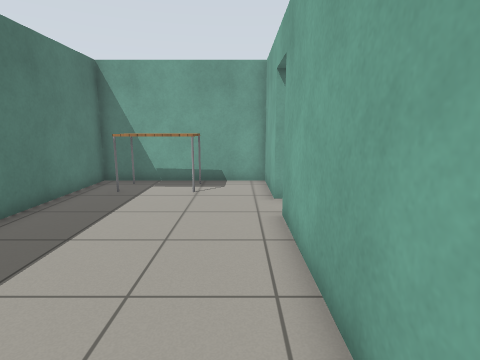
view 1 (above)

14 first-person views from a walk through a robot-simulator world made for Gazebo. The camera is 1.1 m above the floor, tilts 10° down and sees 80° across. The floor is counted in squares, 0.5 m on a side. Each view is taken from the middle of a square. On the plan, view 1 faces up. The plan holds only what a view shows up to about 17 squares ahead; the rest is blank. Simple patterns stand in for the simulator's built-in surfaces.

view 2
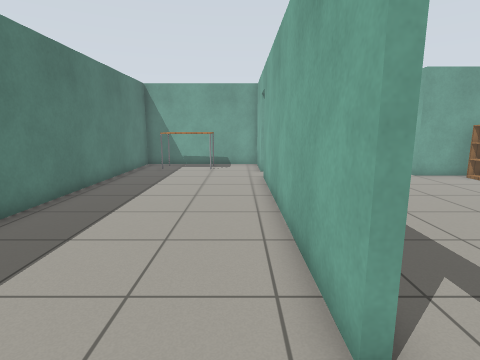

view 3
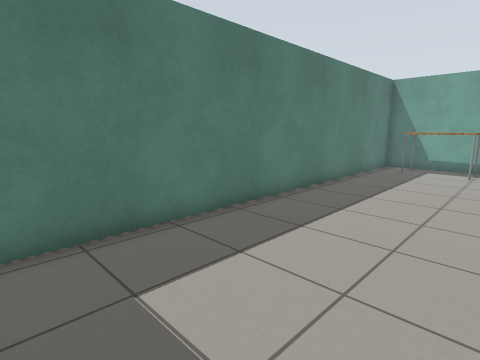

view 4
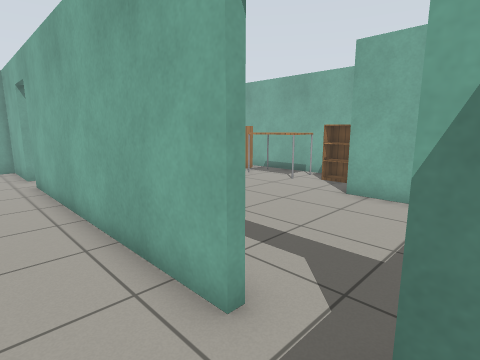

view 5
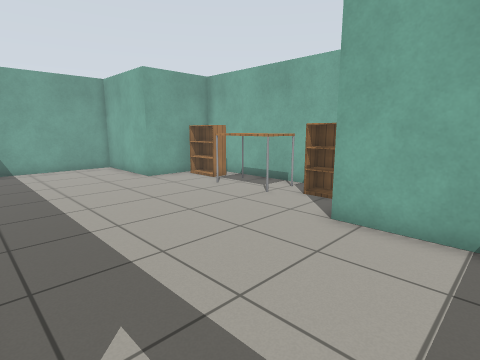

view 6
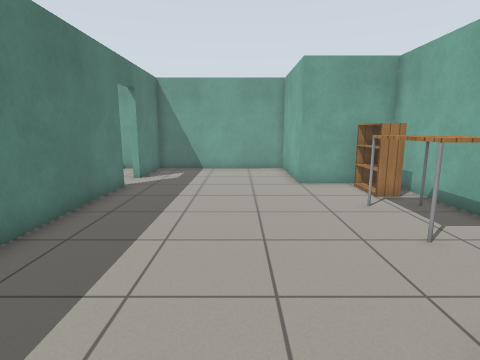

view 7
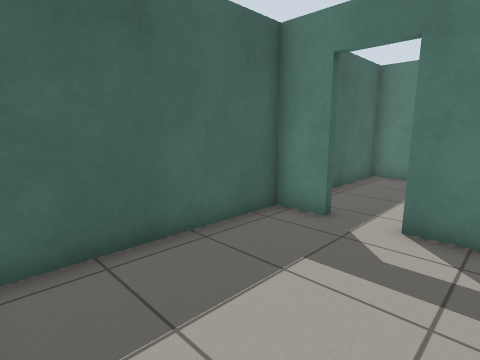

view 8
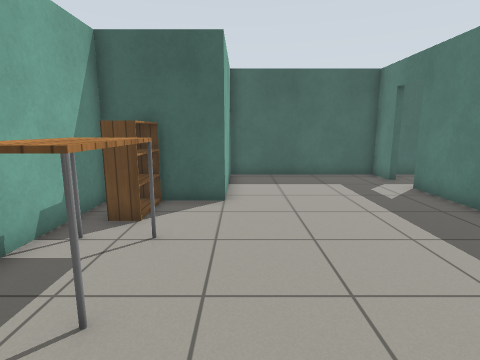

view 9
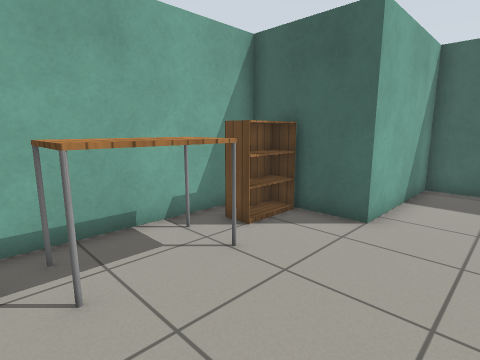

view 10
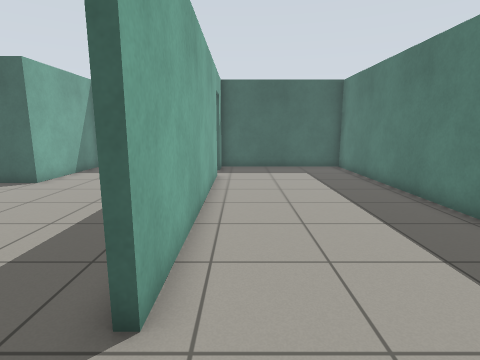

view 11
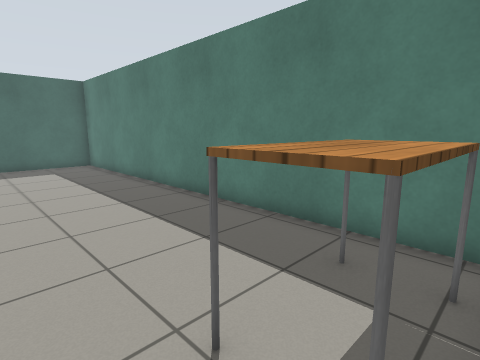

view 12
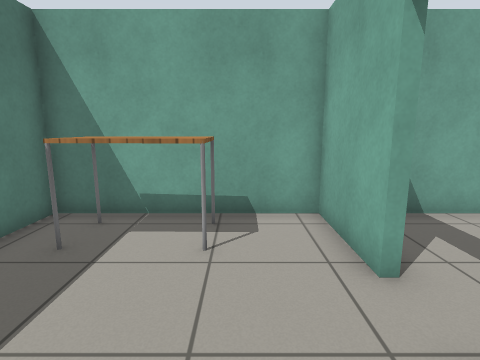

view 13
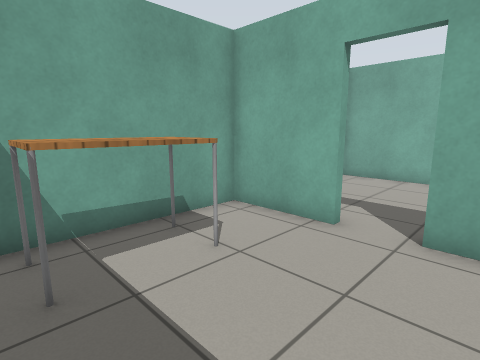

view 14
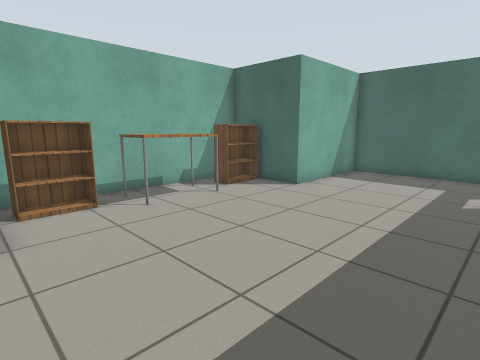

### Floor plan
Ten units are one square. View 1 is at (0, 0); x grows to the right and y downward. Boxes are objects, and circles mark ways between rooms. Rooms are numbered by the first view taken in them; rooms with no view inside come last. Other rooms are left out.
<svg viewBox="-64 -128 191 203">
<path fill="none" stroke="#000" d="M11 -90 11 -123 -59 -123 -59 70 11 70 11 55M11 37 11 -72M14 6 14 37M14 -72 14 -11M14 55 14 70 85 70 85 18 122 18 122 -76 85 -76 85 -123 14 -123 14 -90"/>
<rect x="-45" y="-115" width="30" height="20" fill="#bbb"><title>table</title></rect>
<rect x="95" y="-45" width="20" height="30" fill="#bbb"><title>table</title></rect>
<rect x="105" y="-5" width="10" height="20" fill="#bbb"><title>bookshelf</title></rect>
<rect x="105" y="-75" width="10" height="20" fill="#bbb"><title>bookshelf</title></rect>
<circle cx="10" cy="-85" r="3" fill="#2a7"/>
<circle cx="10" cy="45" r="3" fill="#2a7"/>
<text x="-30" y="-30">1</text>
<text x="60" y="-30">2</text>
</svg>
Room 1 opens to room 2.

Where each view was taken, in squares from view 1:
view 1: 0 up, 0 right, facing up
view 2: 6 down, 0 right, facing up
view 3: 6 down, 0 right, facing up-left
view 4: 6 down, 1 left, facing up-right
view 5: 5 down, 2 right, facing up-right
view 6: 4 down, 6 right, facing up
view 7: 2 down, 8 right, facing down-left
view 8: 7 up, 8 right, facing down
view 9: 5 up, 6 right, facing down-right
view 10: 10 up, 0 right, facing down
view 11: 12 up, 0 right, facing down-left
view 12: 5 up, 1 left, facing up
view 13: 6 up, 5 left, facing up-right
view 14: 8 up, 2 right, facing down-right
